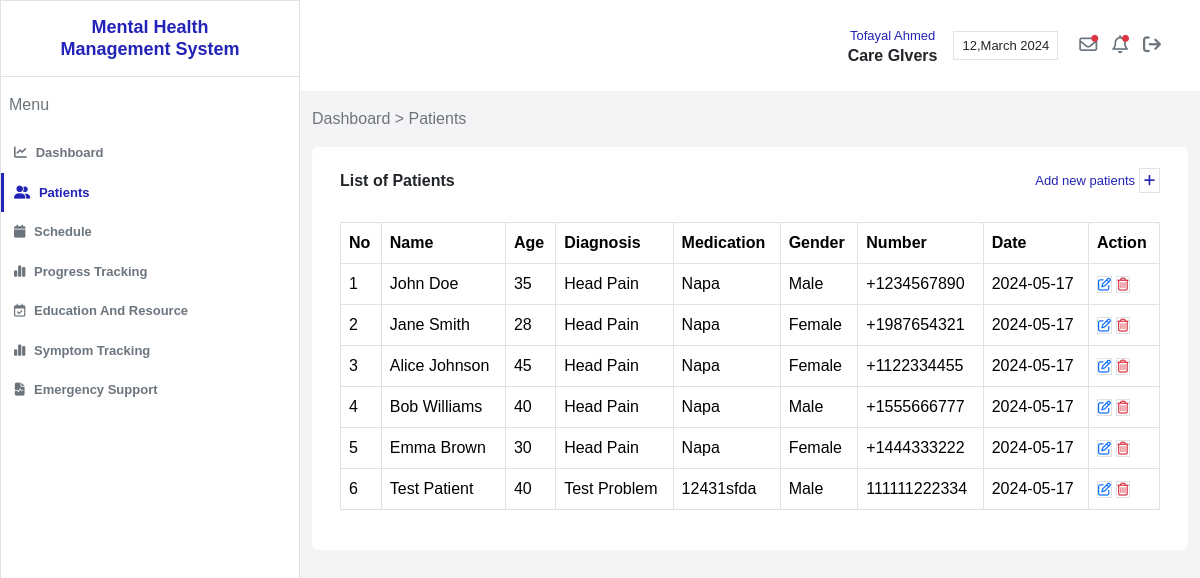
/view/care_giver/patients.php (signed in), run on an earlier commit of the app's database.
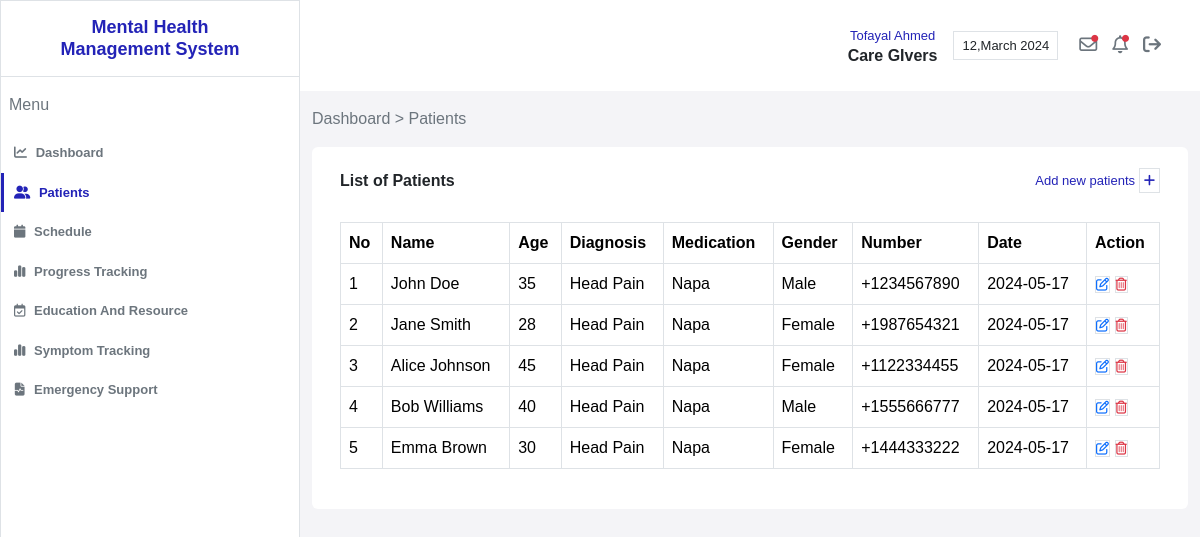
And on a later commit of the database.
### tables this page shows
CREATE TABLE `patient` (
  `id` int(50) NOT NULL,
  `name` varchar(50) NOT NULL,
  `age` varchar(50) NOT NULL,
  `phone` varchar(50) NOT NULL,
  `care_giver_id` int(50) NOT NULL,
  `gender` varchar(50) NOT NULL,
  `medication` varchar(50) NOT NULL,
  `diagnosis` varchar(300) NOT NULL,
  `date` date NOT NULL DEFAULT current_timestamp()
);

### model/patientRepo.php (called while the page is built, shortened)
<?php
function findAllPatientsByCareGiverID($id)
{
    $conn = db_conn();
    $selectQuery = 'SELECT * FROM `patient` WHERE `care_giver_id` = '.$id;
    try {
        $result = $conn->query($selectQuery);
        $rows = array();
        while ($row = $result->fetch_assoc()) {
            $rows[] = $row;
        }
        return $rows;
    } catch (Exception $e) {
        echo "patientRepo Error: " . $e->getMessage();
        return null;
    } finally {
        $conn->close();
    }
}

### routes.php (called while the page is built, shortened)
<?php
$backend_routes = [
    'login_controller' => '/Mental_Health_Management_System/controller/loginController.php',
    'logout_controller' => '/Mental_Health_Management_System/controller/logoutController.php',
    'care_giver_signup_controller' => '/Mental_Health_Management_System/controller/care_giver/signupController.php',
    'care_giver_add_a_patient_controller' => '/Mental_Health_Management_System/controller/care_giver/patients/add_a_patientController.php',
    'care_giver_delete_patient_controller' => '/Mental_Health_Management_System/controller/care_giver/patients/delete_patientsController.php',
    'care_giver_edit_patient_controller' => '/Mental_Health_Management_System/controller/care_giver/patients/edit_patientController.php',
    'care_giver_add_a_schedule_controller' => '/Mental_Health_Management_System/controller/care_giver/schedule/add_a_scheduleController.php',
    'care_giver_delete_a_schedule_controller' => '/Mental_Health_Management_System/controller/care_giver/schedule/delete_scheduleController.php',
    'care_giver_add_progress_controller' => '/Mental_Health_Management_System/controller/care_giver/add_progressController.php',
    'care_giver_add_symptoms_tracking_controller' => '/Mental_Health_Management_System/controller/care_giver/add_symptoms_trackingController.php',
];
?>

### view/care_giver/patients.php (the view, shortened to what the changed rows need)
<?php
require '../../routes.php';
require '../../model/patientRepo.php';
$delete_patient_controller = $backend_routes['care_giver_delete_patient_controller'];
$care_giver_id = $_SESSION['user_id'];
?>
<!doctype html>
<html lang="en">
<head>
    <link rel="stylesheet" href="https://cdnjs.cloudflare.com/ajax/libs/font-awesome/6.5.2/css/all.min.css" />
    <link href="https://cdn.jsdelivr.net/npm/bootstrap@5.3.3/dist/css/bootstrap.min.css" rel="stylesheet">
    <link href="../../css/main.css" rel="stylesheet">
</head>
<body>
    <section class="dashboard-part ">
        <div class="row">
            <div class="col-xxl-10 col-xl-9 col-lg-9 p-0">
                <div class="dash-content ">
                    <div class="dash-summery patinet-summery">
                        <div class="container-fluid mt-3">
                            <div class="content-box rounded bg-white p-4 px-3">
                                <div class="overall-patient-ratio ">
                                    <div class="row">
                                        <div class="col-12 p-0">
                                            <div class="row">
                                                <div class="col-12 mt-3">
                                                    <div class="table-container">
                                                        <table class="table table-bordered mt-2" id="patientlist">
                                                            <thead>
                                                                <tr>
                                                                    <th>No</th>
                                                                    <th>Name</th>
                                                                    <th>Age</th>
                                                                    <th>Diagnosis</th>
                                                                    <th>Medication</th>
                                                                    <th>Gender</th>
                                                                    <th>Number</th>
                                                                    <th>Date</th>
                                                                    <th>Action</th>
                                                                </tr>
                                                            </thead>
                                                            <tbody>
                                                                <?php
                                                                $patients = findAllPatientsByCareGiverID($care_giver_id);
                                                                if ($patients) {
                                                                    $rowCounter = 1;
                                                                    foreach ($patients as $index => $patient) {
                                                                            echo "<tr>";
                                                                            echo "<td>" . $rowCounter++ . "</td>";
                                                                            echo "<td>" . $patient['name'] . "</td>";
                                                                            echo "<td>" . $patient['age'] . "</td>";
                                                                            echo "<td>" . $patient['diagnosis'] . "</td>";
                                                                            echo "<td>" . $patient['medication'] . "</td>";
                                                                            echo "<td>" . $patient['gender'] . "</td>";
                                                                            echo "<td>" . $patient['phone'] . "</td>";
                                                                            echo "<td>" . $patient['date'] . "</td>";
                                                                            echo "<td>
                                                                                    <a href='#' class='border text-primary btn-sm edit-button' data-id=". $patient['id'] . " data-bs-toggle='modal' data-bs-target='#updatepatientsModal'><i class='fa-regular fa-pen-to-square'></i></a>
                                                                                    <a href='{$delete_patient_controller}?delete_patient=".$patient['id']."'  class='border text-danger btn-sm'><i class='fa-regular fa-trash-can'></i></a>
                                                                                </td>";
                                                                            echo "</tr>";
                                                                    }
                                                                }
                                                                ?>
                                                            </tbody>
                                                        </table>
                                                    </div>
                                                </div>
                                            </div>
                                        </div>
                                    </div>
                                </div>
                            </div>
                        </div>
                    </div>
                </div>
            </div>
        </div>
    </section>
</body>
</html>

What changed in the data, as far as the page shows it:
removed patient: name "Test Patient", age "40", diagnosis "Test Problem", medication "12431sfda", gender "Male", phone "111111222334", date "2024-05-17"
